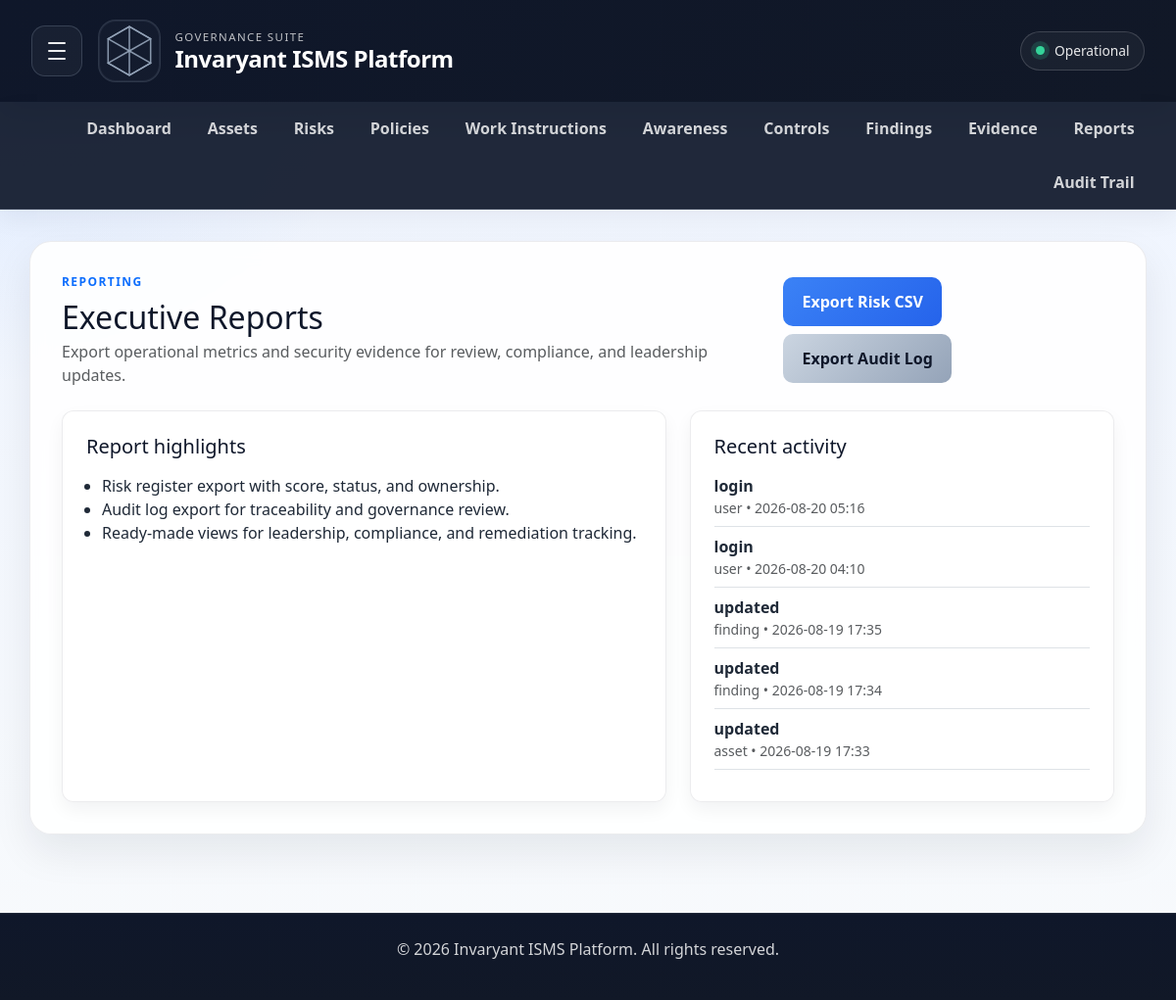
The app's page /reports (signed in), older data.
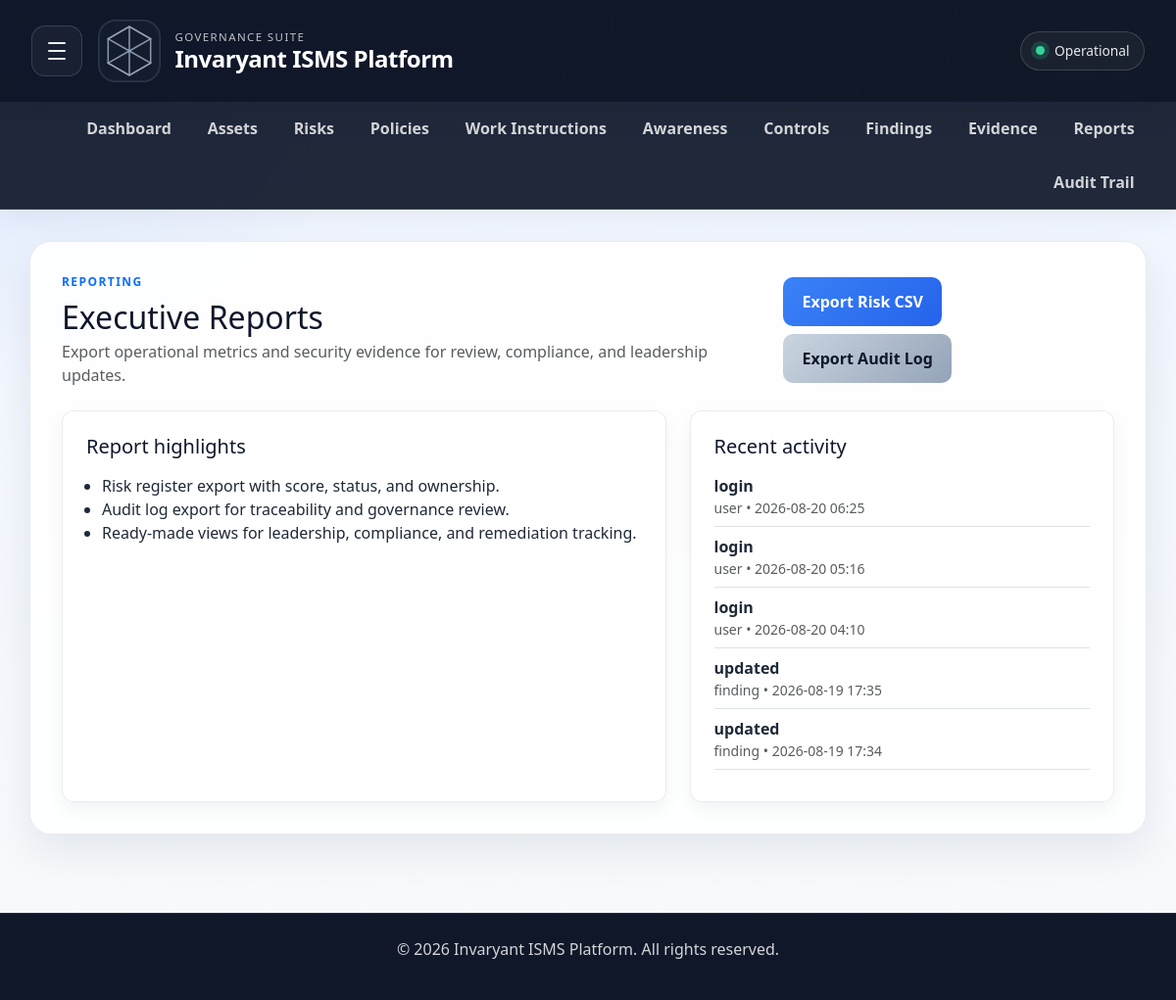
The same page, newer data.
### app/models.py (models this page shows, shortened)
class AuditEvent(db.Model):
    __tablename__ = 'audit_events'
    id = db.Column(db.Integer, primary_key=True)
    tenant_id = db.Column(db.Integer, db.ForeignKey('tenants.id'), nullable=False, default=1)
    user_id = db.Column(db.Integer, db.ForeignKey('users.id'), nullable=True)
    entity_type = db.Column(db.String(100), nullable=False)
    entity_id = db.Column(db.Integer, nullable=True)
    action = db.Column(db.String(100), nullable=False)
    before_value = db.Column(db.Text, nullable=True)
    after_value = db.Column(db.Text, nullable=True)
    ip_address = db.Column(db.String(64), nullable=True)
    signature_hash = db.Column(db.String(128), nullable=True)
    signed_change = db.Column(db.Text, nullable=True)
    created_at = db.Column(db.DateTime, default=datetime.utcnow)
    user = db.relationship('User', backref='audit_events')

### app/routes.py (the view)
@main.route('/reports')
@login_required
@require_roles('admin', 'security_manager', 'auditor')
def reports_index():
    recent_events = AuditEvent.query.filter_by(tenant_id=current_user.tenant_id).order_by(AuditEvent.created_at.desc()).limit(5).all()
    return render_template('reports.html', recent_events=recent_events)

### app/routes.py (called while the page is built)
def require_roles(*allowed_roles):
    def decorator(func):
        @wraps(func)
        @login_required
        def wrapped(*args, **kwargs):
            if not current_user.is_authenticated:
                flash('Please log in to continue.')
                return redirect(url_for('main.login'))
            user_role = current_user.role.name if current_user.role else 'user'
            if user_role not in allowed_roles and user_role != 'admin':
                flash('You do not have permission to access this page.')
                return redirect(url_for('main.index'))
            return func(*args, **kwargs)
        return wrapped
    return decorator

### app/templates/reports.html (shortened to what this page needs)
{% extends "base.html" %}
{% block content %}
<div class="d-flex flex-column flex-lg-row justify-content-between align-items-lg-center mb-4 gap-3">
    <div>
        <p class="text-uppercase fw-bold text-primary mb-2" style="letter-spacing: 0.12em; font-size: 0.75rem;">Reporting</p>
        <h2 class="mb-1">Executive Reports</h2>
        <p class="text-muted mb-0">Export operational metrics and security evidence for review, compliance, and leadership updates.</p>
    </div>
    <div class="d-flex flex-wrap gap-2">
        <a href="/reports/risks.csv" class="btn btn-primary">Export Risk CSV</a>
        <a href="/reports/audit-log.csv" class="btn btn-secondary">Export Audit Log</a>
    </div>
</div>
<div class="row g-4">
    <div class="col-lg-7">
        <div class="info-card h-100">
            <h5 class="mb-3">Report highlights</h5>
            <ul class="mb-0 ps-3">
                <li>Risk register export with score, status, and ownership.</li>
                <li>Audit log export for traceability and governance review.</li>
                <li>Ready-made views for leadership, compliance, and remediation tracking.</li>
            </ul>
        </div>
    </div>
    <div class="col-lg-5">
        <div class="info-card h-100">
            <h5 class="mb-3">Recent activity</h5>
            {% if recent_events %}
                <ul class="list-unstyled mb-0">
                    {% for event in recent_events %}
                        <li class="mb-2 pb-2 border-bottom">
                            <strong>{{ event.action }}</strong>
                            <div class="text-muted small">{{ event.entity_type }} • {{ event.created_at.strftime('%Y-%m-%d %H:%M') }}</div>
                        </li>
                    {% endfor %}
                </ul>
            {% else %}
                <p class="text-muted mb-0">No recent activity recorded yet.</p>
            {% endif %}
        </div>
    </div>
</div>
{% endblock %}

Row changes from the older to the newer data that the page shows:
no longer on this page (row unchanged): AuditEvent: action "updated", entity_type "asset", created_at "2026-08-19 17:33"
added AuditEvent: action "login", entity_type "user", created_at "2026-08-20 06:25"
